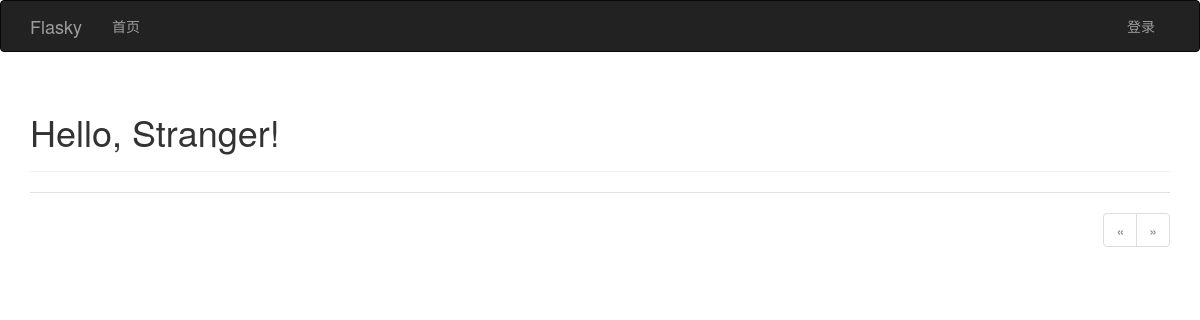
Before: / with the older database file.
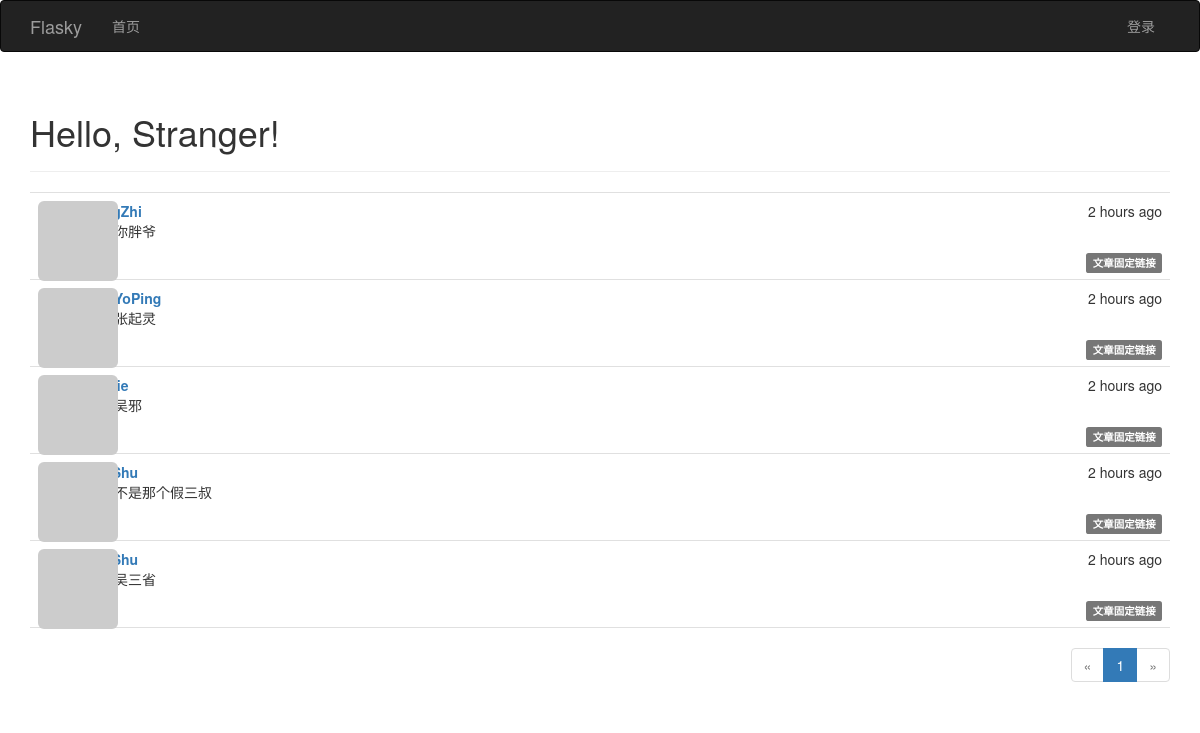
After: the same page with the newer database file.
### app/models.py (models this page shows, shortened)
class Post(db.Model):
              __tablename__ = 'posts'  #表名: posts
              id = db.Column(db.Integer, primary_key=True)  #列名： 文章id
              body = db.Column(db.Text)                     #列名:  文章内容
              timestamp = db.Column(db.DateTime, index=True, default=datetime.utcnow) #列名：时间戳
              author_id = db.Column(db.Integer, db.ForeignKey('users.id'))     #作者id 链接到users表的id
              body_html = db.Column(db.Text)      #列名: 博客文章HTML代码缓存（处理Markdown文本）
              ''' 使用: python manage.py shell
                        Post.generate_fake(100)
              '''

class User(UserMixin, db.Model):
              __tablename__ = 'users'                                       #表名 users
              id = db.Column(db.Integer, primary_key=True)                  #列名 id
              email = db.Column(db.String(64), unique=True, index=True)     #列名 email （用户使用电子邮件进行登录）
              username = db.Column(db.String(64), unique=True, index=True)  #列名 username
              role_id = db.Column(db.Integer, db.ForeignKey('roles.id'))
              password_hash = db.Column(db.String(128))                     #列名: 密码哈希散列
              confirmed = db.Column(db.Boolean, default=False)              #列名: 注册用户确认 (1表示已验证, 0表示没有验证)
              name = db.Column(db.String(64))                               #列名: 真实姓名
              location = db.Column(db.String(64))                           #列名: 所在地
              about_me = db.Column(db.Text())                               #列名: 自我介绍
              member_since = db.Column(db.DateTime(), default=datetime.utcnow)  #列名: 注册日期
              last_seen = db.Column(db.DateTime(), default=datetime.utcnow)     #列名: 最后访问日期
              avatar_hash = db.Column(db.String(32))  #Gravatar头像生成的MD5值
              posts = db.relationship('Post', backref='author', lazy='dynamic') #外链到posts文章表
              followed = db.relationship('Follow',
                                         foreign_keys=[Follow.follower_id],             #foreign_keys参数指定外键,防止外键间的歧义
                                         backref=db.backref('follower', lazy='joined'), #lazy='joined'  加载记录,但使用联结
                                         lazy='dynamic',                                #lazy='dynamic' 不加载记录，但提供加载记录的查询
                                         cascade='all, delete-orphan')                  #启用所有默认层叠选项,而且删除孤儿记录
              followers = db.relationship('Follow',
                                          foreign_keys=[Follow.followed_id],
                                          backref=db.backref('followed', lazy='joined'),
                                          lazy='dynamic',
                                          cascade='all, delete-orphan')
              @property  #@property作用是将方法函数变成了属性
              def password(self):
                            '''  password的只读属性(如果试图读取password属性的值,则会返回错误)  '''
                            raise AttributeError('password is not a readable attribute')
              def gravatar(self, size=100, default='identicon', rating='g'):
                            if request.is_secure:
                                          url = 'https://secure.gravatar.com/avatar'
                            else:
                                          url = 'http://www.gravatar.com/avatar'
                            hash = self.avatar_hash or hashlib.md5(self.email.encode('utf-8')).hexdigest()
                            return '{url}/{hash}?s={size}&d={default}&r={rating}'.format(url=url, hash=hash, size=size, default=default, rating=rating)
              ''' 使用: python manage.py shell
                       User.generate_fake(100)
              '''

### app/main/views.py (the view)
@main.route('/', methods=['GET', 'POST'])
def index():
    form = PostForm()
    if current_user.can(Permission.WRITE_ARTICLES) and form.validate_on_submit():
        post = Post(body=form.body.data, author=current_user._get_current_object())
        db.session.add(post)
        return redirect(url_for('.index'))
    page = request.args.get('page', 1, type=int)
    pagination = Post.query.order_by(Post.timestamp.desc()).paginate(page, per_page=current_app.config['FLASKY_POSTS_PER_PAGE'], error_out=False)
    posts = pagination.items
    return render_template('index.html', form=form, posts=posts, pagination=pagination)

### app/auth/views.py (called while the page is built)
@auth.before_app_request
def before_request():
              ''' 2.更新已登录用户的访问时间 '''
              if current_user.is_authenticated():
                            current_user.ping()   #更新已登录用户的访问时间
                            if not current_user.confirmed \
                               and request.endpoint[:5] != 'auth.' \
                               and request.endpoint != 'static':
                                          return redirect(url_for('auth.unconfirmed'))

### app/main/__init__.py (called while the page is built)
@main.app_context_processor
def inject_permissions():
              return dict(Permission=Permission)

### app/models.py (called while the page is built)
              def can(self, permissions):
                            return False

              def is_administrator(self):
                            return False

### app/templates/index.html (shortened to what this page needs)
{% extends "base.html" %}
{% import "bootstrap/wtf.html" as wtf %}
{% import "_macros.html" as macros %}
{% block page_content %}
<div class="page-header">
    <h1>Hello, {% if current_user.is_authenticated() %}{{ current_user.username }}{% else %}Stranger{% endif %}!</h1>
</div>
{% include '_posts.html' %}
{% if pagination %}
<div class="pagination">
    {{ macros.pagination_widget(pagination, '.index') }}
</div>
{% endif %}
{% endblock %}

### app/templates/base.html (shortened to what this page needs)
{%  extends "bootstrap/base.html" %}
{% block head %}
{{ super() }}
<link rel="stylesheet" type="text/css" href="{{ url_for('static', filename='styles.css') }}">
{% endblock %}
{% block navbar %}
<div class="navbar navbar-inverse" role="navigation">
              <div class="container">
                            <div class="navbar-header">
                                          <a  class="navbar-brand" href="{{ url_for('main.index') }}">Flasky</a>
                            </div>
                            <div class="navbar-collapse collapse">
                                          <ul class="nav navbar-nav">
                                                        <li><a href="{{ url_for('main.index') }}">首页</a></li>
                                          </ul>
                                          <ul class="nav navbar-nav navbar-right">
                                           {% if current_user.is_authenticated() %}
                                           <li class="dropdown">
                                           <a href="#" class="dropdown-toggle" data-toggle="dropdown">账户<b class="caret"></b></a>
                                           <ul class="dropdown-menu">
                                                <li> <a href="{{ url_for('auth.change_password') }}">更改密码 </a> </li>
                                                <li> <a href="{{ url_for('auth.change_email_request') }}">更改邮件地址 </a> </li>
                                                <li> <a href="{{ url_for('auth.logout') }}">退出</a> </li>
                                            <ul>
                                           </li>
                                           {% else %}
                                           <li> <a href="{{ url_for('auth.login')}}">登录</a> </li>
                                           {% endif %}
                                          </ul>
                            </div>
              </div>
</div>
{% endblock %}
{% block content %}
<div class="container">
              {% block page_content %} {%  endblock %}
</div>
{% endblock %}

### app/templates/_macros.html
{% macro pagination_widget(pagination, endpoint) %}
<ul class="pagination">
    <li{% if not pagination.has_prev %} class="disabled"{% endif %}>
        <a href="{% if pagination.has_prev %}{{ url_for(endpoint, page=pagination.prev_num, **kwargs) }}{% else %}#{% endif %}">
            &laquo;
        </a>
    </li>
    {% for p in pagination.iter_pages() %}
        {% if p %}
            {% if p == pagination.page %}
            <li class="active">
                <a href="{{ url_for(endpoint, page = p, **kwargs) }}">{{ p }}</a>
            </li>
            {% else %}
            <li>
                <a href="{{ url_for(endpoint, page = p, **kwargs) }}">{{ p }}</a>
            </li>
            {% endif %}
        {% else %}
        <li class="disabled"><a href="#">&hellip;</a></li>
        {% endif %}
    {% endfor %}
    <li{% if not pagination.has_next %} class="disabled"{% endif %}>
        <a href="{% if pagination.has_next %}{{ url_for(endpoint, page=pagination.next_num, **kwargs) }}{% else %}#{% endif %}">
            &raquo;
        </a>
    </li>
</ul>
{% endmacro %}

### app/templates/_posts.html (shortened to what this page needs)
<ul class="posts">
{% for post in posts %}
<li class="post">
   <div class="post-thumbnail">
      <a href="{{ url_for('.user', username=post.author.username) }}">
      <img class="img-rounded profile-thumbnail" src="{{ post.author.gravatar(size=40) }}">
      </a>
   </div>
  <div class="post-content">
    <div class="post-date">{{ moment(post.timestamp).fromNow() }}</div>
    <div class="post-author"><a href="{{ url_for('.user', username=post.author.username) }}">{{ post.author.username }}</a></div>
    <div class="post-body">
    {% if post.body_html %}
        {{ post.body_html | safe }}
    {% else %}
        {{ post.body }}
    {% endif %}
    </div>
    <div class="post-footer">
    <a href="{{ url_for('.post', id=post.id) }}">
    <span class="label label-default">文章固定链接</span>
    </a>
    </div>
  </div>
</li>
{% endfor %}
</ul>

### app/static/styles.css (style rules this page uses)
.profile-thumbnail { position: absolute; }
ul.posts { list-style-type: none; padding: 0px; margin: 16px 0px 0px 0px; border-top: 1px solid #e0e0e0; }
ul.posts li.post { padding: 8px; border-bottom: 1px solid #e0e0e0; }
div.post-date { float: right; }
div.post-author { font-weight: bold; }
div.post-thumbnail { position: absolute; }
div.post-content { margin-left: 48px; min-height: 48px; }
div.post-footer { text-align: right; }
div.pagination { width: 100%; text-align: right; padding: 0px; margin: 0px; }

Changed rows visible on the page:
added Post: timestamp "2 hours ago", body_html "我是你胖爷"
added Post: timestamp "2 hours ago", author.username "MenYoPing", body_html "我是张起灵"
added Post: timestamp "2 hours ago"
added Post: timestamp "2 hours ago", body_html "我是不是那个假三叔"
added Post: timestamp "2 hours ago", body_html "我是吴三省"
Other visible differences:
new list line: "1"
